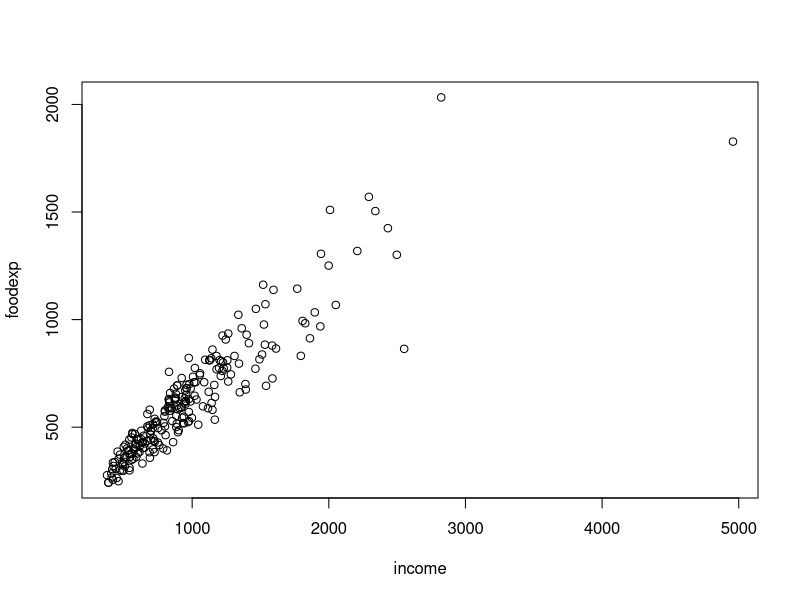
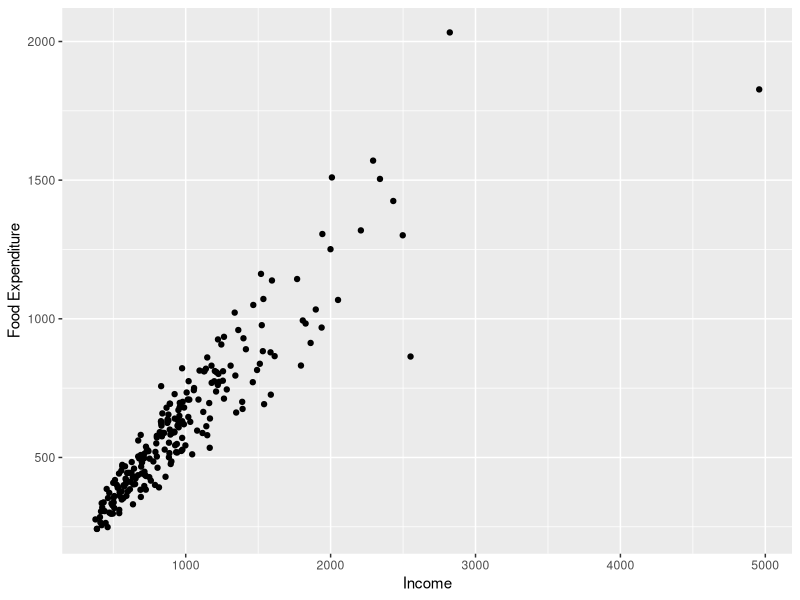
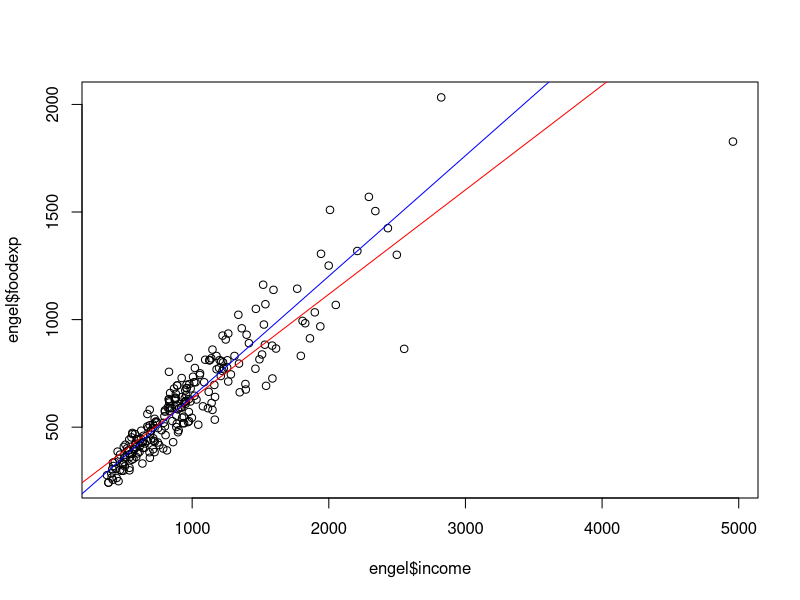
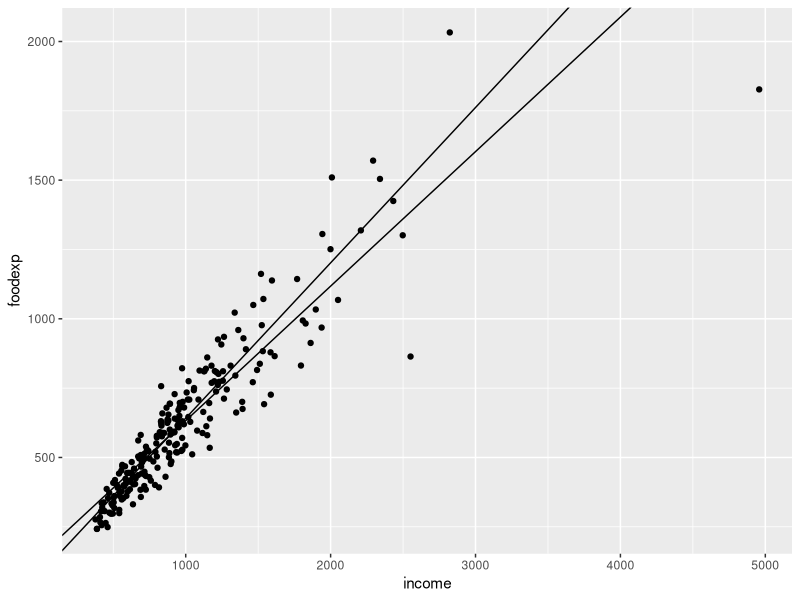
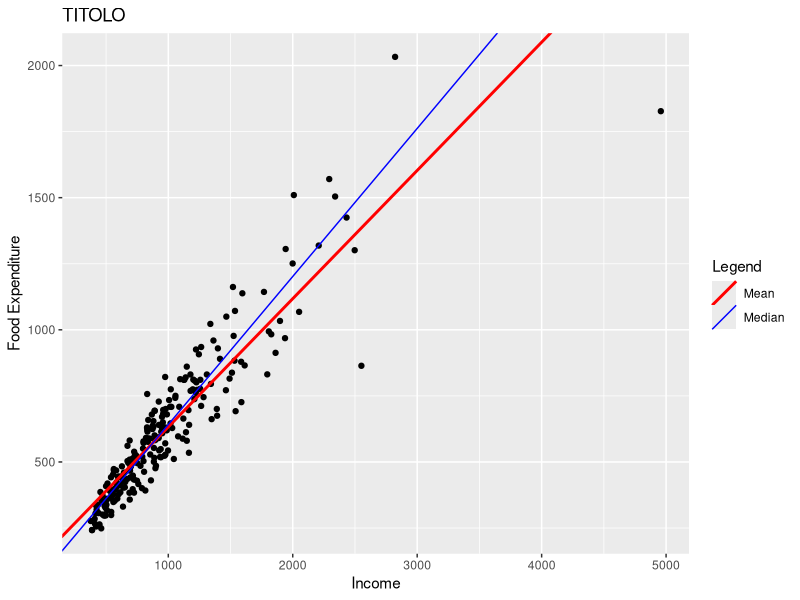
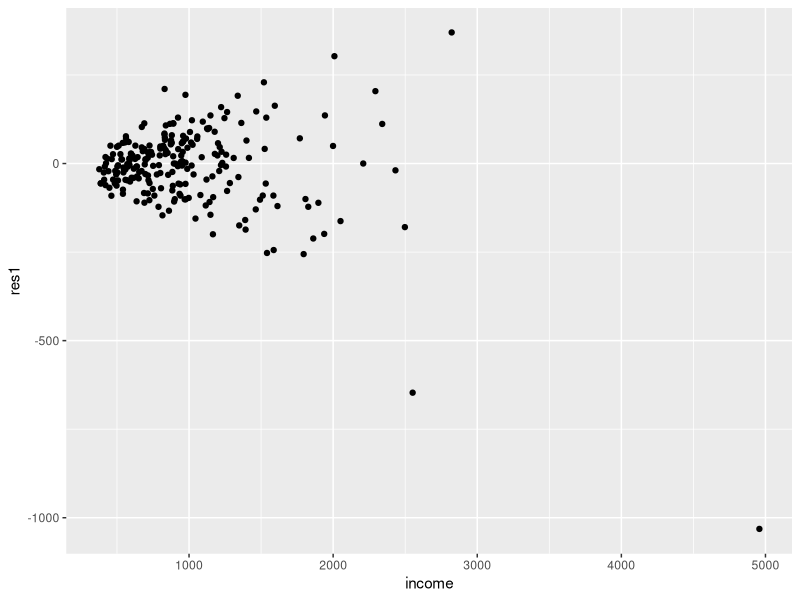
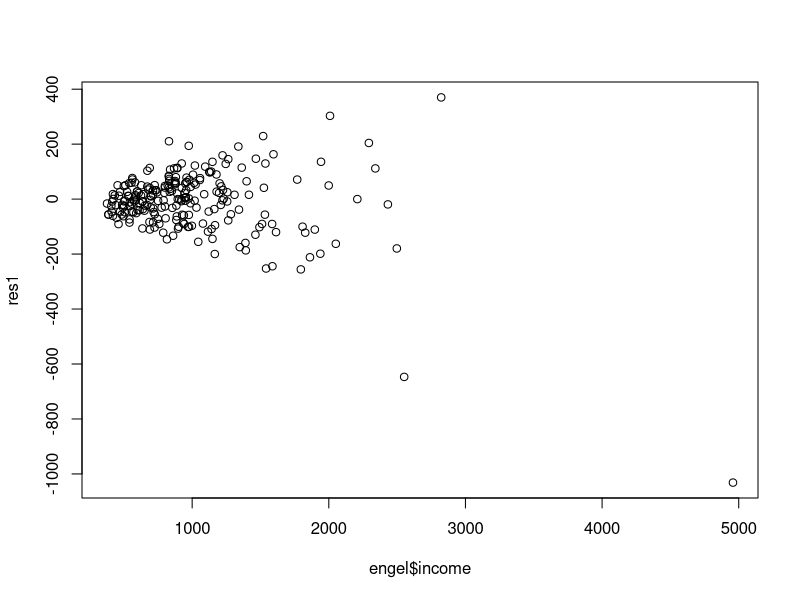
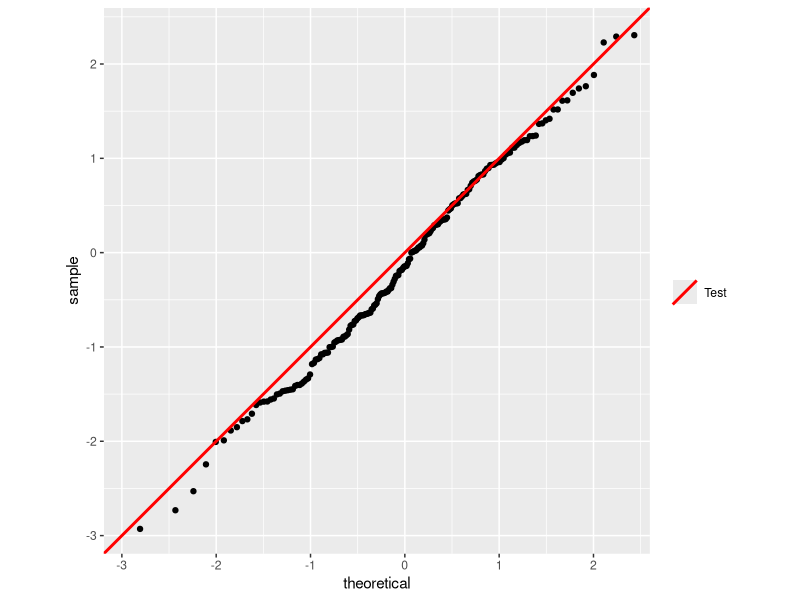

R code for these plots, in order: (Note: this script raises an error after producing the figures.)
# from rq.pdf


library(quantreg)
library(ggplot2)

??quantreg

?rq
data(engel)
engel
head(engel)
plot(engel)

ggplot(data = engel) + geom_point(mapping = aes(x=income, y=foodexp)) +
  xlab("Income") + ylab("Food Expenditure") 


# fit the median
fit1 <- rq(foodexp ~ income, tau=.5, data=engel, method="br")
fit1
fit <- lm(foodexp ~ income, data=engel)

plot(engel$income, engel$foodexp)
abline(fit, col='red')
abline(fit1, col='blue')

coef(fit)[1]

ggplot(data = engel) + geom_point(mapping = aes(x=income, y=foodexp)) +
  geom_abline(intercept = coef(fit)[1], slope = coef(fit)[2], aes( color='Mean') ) +
  geom_abline(intercept = coef(fit1)[1], slope = coef(fit1)[2], aes(col='Median') ) +
  scale_color_manual("", breaks=c("Mean, Median"), values=c("red", "blue"))

ggplot(data = engel) + geom_point(mapping = aes(x=income, y=foodexp)) +
  geom_abline( aes(intercept = coef(fit)[1], slope = coef(fit)[2], color='Mean'), size=1 ) +
  geom_abline( aes(intercept = coef(fit1)[1], slope = coef(fit1)[2], col='Median') ) +
  scale_color_manual("Legend", values=c("red", "blue")) +
  xlab("Income") + ylab("Food Expenditure") +
  labs(title="TITOLO")



summary.rq(fit1)
res1 <- resid(fit1)
res1
head(res1)

class(res1)

new <- cbind(engel, res1)
new

ggplot(data=cbind(engel, res1)) + geom_point(mapping = aes(x=income, y=res1))
plot(engel$income, res1)

c1 <- coef(fit1)
c1

summary(fit1)
summary(fit1, se='ker')
summary(fit1, se='nid')
summary(fit1, se='boot')





df <- data.frame(y = rnorm(200))

ggplot(df, aes(sample = y)) + 
  stat_qq() +
  geom_abline(aes(slope=1, intercept=0, colour="Test"), size=1) +
  coord_equal(xlim=range(df$y)) +
  labs(colour="") +
  scale_colour_manual(values="red")







taus <- c(0.05, 0.1, 0.5, 0.9, 0.95)
fit <- lm(foodexp ~ income, data=engel)
plt <- ggplot(data = engel) + geom_point(mapping = aes(x=income, y=foodexp)) +
        geom_abline( aes(intercept = coef(fit)[1], slope = coef(fit)[2], color='red'), size=1 )

fit <- rq(foodexp ~ income, tau=.5, data=engel, method="br")

plt = plt + geom_abline( aes_string(intercept = coef(fit)[1], slope = coef(fit)[2], color='blue') )
plt = plt + geom_abline( aes_string(intercept = coef(fit)[1], slope = coef(fit)[2]) )

plt        

for( tau in taus){
  print(tau)
  fit <- rq(foodexp ~ income, tau=tau, data=engel, method="br")
  plt + geom_abline( aes(intercept = coef(fit)[1], slope = coef(fit)[2], color='Quant') )
}

plt + scale_color_manual("Legend", values=c("red", "blue", "blue", "blue", "blue", "blue")) +
  xlab("Income") + ylab("Food Expenditure") +
  labs(title="TITOLO")

plt




# NONPARAMETRIC QUANTILE REGRESSION

library(MASS)

data("mcycle")
mcycle
ggplot(mcycle) + geom_point(aes(x=times, y=accel))

# locally polynomial
?lprq

dev.off()

hs <- c(1,2,3,4)
attach(mcycle)
plot(times,accel,xlab = "milliseconds", ylab = "acceleration")

for(i in hs){
  h = hs[i]
  print(h)
  fit <- lprq(mcycle$times, mcycle$accel, h=h, tau=.5)
  summary(fit)
  lines(fit$xx, fit$fv)
}

legend(45,-70,c("h=1","h=2","h=3","h=4"),lty=1:length(hs))



attach(engel)
plot(income,foodexp,cex=.25,type="n",xlab="Household Income", ylab="Food Expenditure")
points(income,foodexp,cex=.5,col="blue")
abline(rq(foodexp~income,tau=.5),col="blue")
abline(lm(foodexp~income),lty=2,col="red") #the dreaded ols line
taus <- c(.05,.1,.25,.75,.90,.95)
for( i in 1:length(taus)){
  abline(rq(foodexp~income,tau=taus[i]),col="gray")
}






library(splines)

plot(times,accel,xlab = "milliseconds", ylab = "acceleration",type="n")
points(times,accel,cex = .75)

?model.matrix
# see construct design matrices
?bs  # Generate the B-spline basis matrix for a polynomial spline

X <- model.matrix(accel ~ bs(times, df=15))
X
dim(X)

for(tau in 1:3/4){
  fit <- rq(accel ~ bs(times, df=15), tau=tau, data=mcycle)
  accel.fit <- X %*% fit$coef
  lines(times,accel.fit)
}
